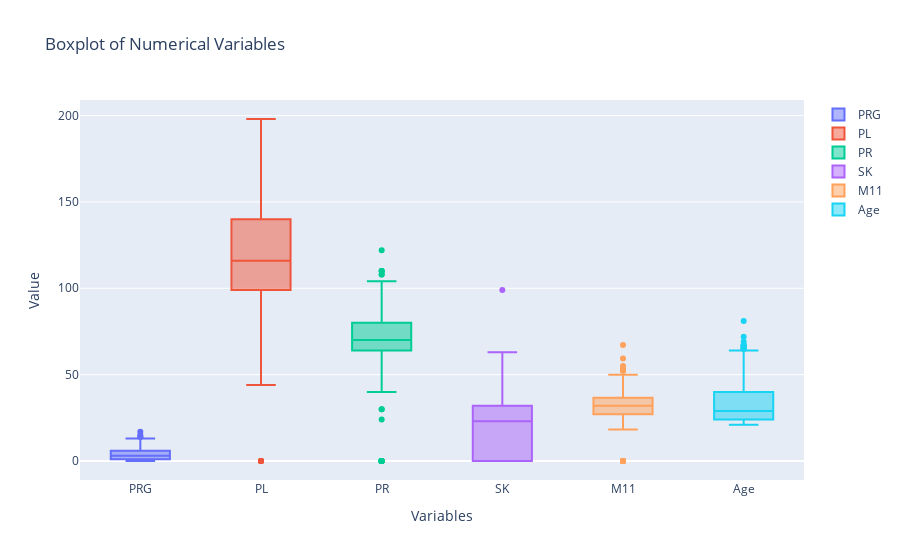

Notebook code for this chart:
### Markdown cell above
### `Checking for outliers`

### Code cell
traces = []
for col in df_train.columns:
    if col not in ['BD2', 'TS', 'Insurance','Sepssis']:  # Exclude 'BD2' and 'TS' columns
        trace = go.Box(y=df_train[col], name=col)
        traces.append(trace)

# Create layout
layout = go.Layout(
    title='Boxplot of Numerical Variables',
    xaxis=dict(title='Variables'),
    yaxis=dict(title='Value')
)

# Create figure
fig = go.Figure(data=traces, layout=layout)

# Show figure
fig.show()

### Figure 1 — Plotly figure (JSON) as saved in the notebook; plotly's stock layout.template omitted (floating-point values rounded to 4 significant figures; data arrays with more than 128 entries replaced by an {"elided": "..."} marker saying what was removed)
{"data": [{"name": "PRG", "type": "box", "y": {"elided": "599 int values"}}, {"name": "PL", "type": "box", "y": {"elided": "599 int values"}}, {"name": "PR", "type": "box", "y": {"elided": "599 int values"}}, {"name": "SK", "type": "box", "y": {"elided": "599 int values"}}, {"name": "M11", "type": "box", "y": {"elided": "599 float values"}}, {"name": "Age", "type": "box", "y": {"elided": "599 int values"}}], "layout": {"title": {"text": "Boxplot of Numerical Variables"}, "xaxis": {"title": {"text": "Variables"}}, "yaxis": {"title": {"text": "Value"}}}}
